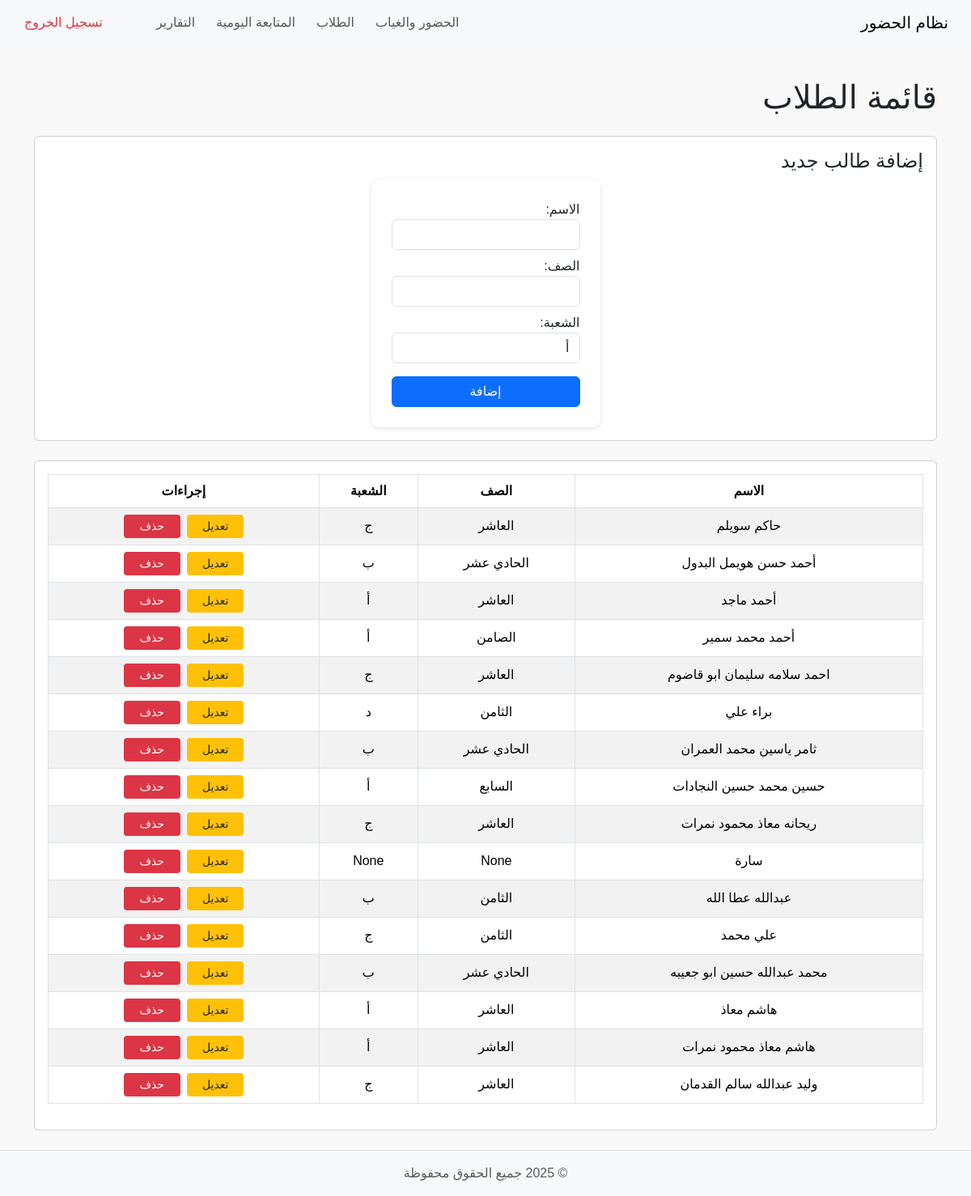
The page /students (signed in) on the database as committed earlier.
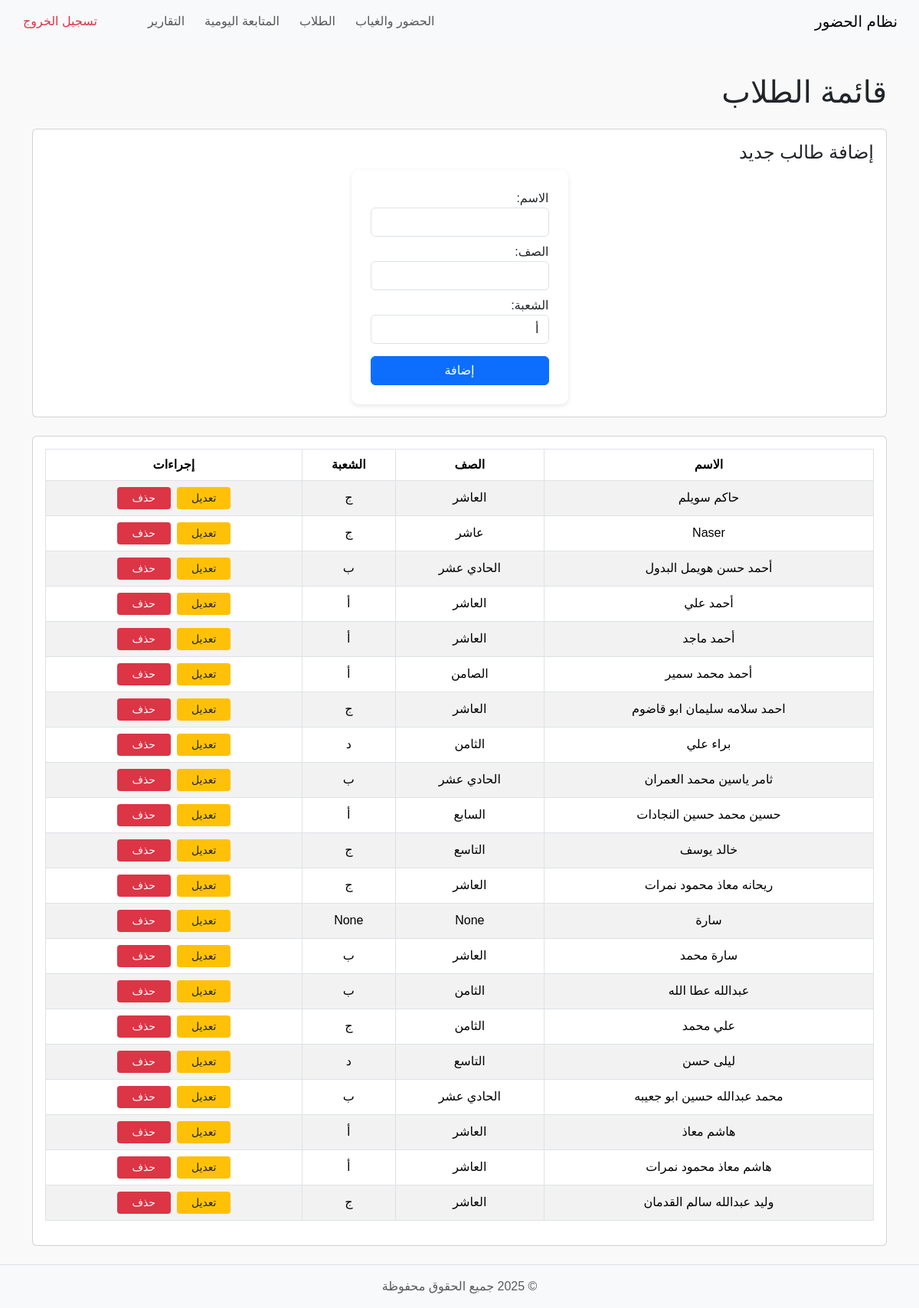
The same page on the database as committed later.
### tables this page shows
CREATE TABLE students (
    id INTEGER PRIMARY KEY AUTOINCREMENT,
    student_name TEXT NOT NULL,
    username TEXT,
    password TEXT
, class_name TEXT, section TEXT);

### app.py (the view, shortened to what this page needs)
@app.route('/students', methods=['GET', 'POST'])
@login_required
def students_page():
    conn = get_db_connection()
    students_list = conn.execute('SELECT * FROM students ORDER BY student_name').fetchall()
    conn.close()
    return render_template('students.html', students=students_list)

### app.py (called while the page is built)
def get_db_connection():
    conn = sqlite3.connect('attendance.db')  # قاعدة البيانات القديمة
    conn.row_factory = sqlite3.Row
    return conn

def login_required(f):
    @wraps(f)
    def decorated_function(*args, **kwargs):
        if 'user' not in session:
            return redirect(url_for('login'))
        return f(*args, **kwargs)
    return decorated_function

### templates/students.html (shortened to what this page needs)
{% include 'partials/header.html' %}
{% include 'partials/navbar.html' %}
<div class="container mt-4">
    <h1 class="mb-4">قائمة الطلاب</h1>
    <div class="card mb-4 p-3">
        <h4>إضافة طالب جديد</h4>
        <form method="POST" id="addStudentForm">
            <div class="mb-2">
                <label>الاسم:</label>
                <input type="text" name="student_name" required class="form-control">
            </div>
            <div class="mb-2">
                <label>الصف:</label>
                <input type="text" name="class_name" required class="form-control">
            </div>
            <div class="mb-2">
                <label>الشعبة:</label>
                <select name="section" required class="form-control">
                    <option value="أ">أ</option>
                </select>
            </div>
            <button type="submit" class="btn btn-primary mt-2">إضافة</button>
        </form>
    </div>
    <div class="card p-3">
        <table class="table table-bordered table-striped">
            <thead>
                <tr>
                    <th>الاسم</th>
                    <th>الصف</th>
                    <th>الشعبة</th>
                    <th>إجراءات</th>
                </tr>
            </thead>
            <tbody>
                {% for student in students %}
                <tr data-student-id="{{ student.id }}">
                    <td class="name">{{ student.student_name }}</td>
                    <td class="class">{{ student.class_name }}</td>
                    <td class="section">{{ student.section }}</td>
                    <td>
                        <button class="btn btn-sm btn-warning editBtn">تعديل</button>
                        <button class="btn btn-sm btn-danger deleteBtn">حذف</button>
                    </td>
                </tr>
                {% endfor %}
            </tbody>
        </table>
    </div>
</div>
{% include 'partials/footer.html' %}

### templates/partials/header.html (shortened to what this page needs)
<!DOCTYPE html>
<html lang="ar">
<head>
    <link href="https://cdn.jsdelivr.net/npm/bootstrap@5.3.2/dist/css/bootstrap.min.css" rel="stylesheet">
    <link type="text/css" rel="stylesheet" href="https://cdn.jsdelivr.net/npm/jsgrid@1.5.3/dist/jsgrid.min.css" />
    <link type="text/css" rel="stylesheet" href="https://cdn.jsdelivr.net/npm/jsgrid@1.5.3/dist/jsgrid-theme.min.css" />
    <link rel="stylesheet" href="{{ url_for('static', filename='css/style.css') }}?v=1.0">
</head>
<body>

### templates/partials/navbar.html (shortened to what this page needs)
<nav class="navbar navbar-expand-lg navbar-light bg-light mb-3">
  <div class="container-fluid">
    <a class="navbar-brand" href="{{ url_for('dashboard') }}">نظام الحضور</a>
    <div class="collapse navbar-collapse" id="navbarNav">
      <ul class="navbar-nav me-auto mb-2 mb-lg-0">
        <li class="nav-item">
          <a class="nav-link" href="{{ url_for('dashboard') }}">الحضور والغياب</a>
        </li>
        <li class="nav-item">
          <a class="nav-link" href="{{ url_for('students_page') }}">الطلاب</a>
        </li>
        <li class="nav-item">
          <a class="nav-link" href="{{ url_for('tracking_page') }}">المتابعة اليومية</a>
        </li>
        <li class="nav-item">
          <a class="nav-link" href="{{ url_for('reports_page') }}">التقارير</a>
        </li>
      </ul>
      {% if session.get('user') %}
      <ul class="navbar-nav">
        <li class="nav-item">
          <a class="nav-link text-danger" href="{{ url_for('logout') }}">تسجيل الخروج</a>
        </li>
      </ul>
      {% endif %}
    </div>
  </div>
</nav>

### templates/partials/footer.html (shortened to what this page needs)
<footer class="bg-light text-center text-muted py-3 mt-4 border-top">
    © 2025 جميع الحقوق محفوظة
</footer>
</body>
</html>

### static/css/style.css (style rules this page uses)
html, body { height: 100%; margin: 0; padding: 0; }
body { font-family: 'Tajawal', sans-serif; background-color: #f9f9f9; direction: rtl; text-align: right; display: flex; flex-direction: column; min-height: 100vh; }
.navbar { width: 100% !important; padding-left: 0 !important; padding-right: 0 !important; }
.navbar .nav-link { margin-left: 10px; }
table { width: 100%; border-collapse: collapse; direction: rtl; }
th, td { text-align: center; padding: 10px; vertical-align: middle; }
th { background-color: #f8f9fa; }
td button { min-width: 70px; margin: 0 2px; }
.btn-warning { background-color: #ffc107; border: none; color: #212529; }
.btn-danger { background-color: #dc3545; border: none; }
footer { background-color: #f8f9fa; color: #6c757d; text-align: center; padding: 15px 0; border-top: 1px solid #dee2e6; width: 100%; margin-top: 50px; }
form { max-width: 400px; margin: 0 auto; background-color: #fff; padding: 25px; border-radius: 10px; box-shadow: 0 2px 6px rgba(0,0,0,0.1); }
form button { width: 100%; padding: 10px; margin-top: 10px; }

Rows that differ between the two databases and show on the page:
added students: student_name "Naser", class_name "عاشر", section "ج"
added students: student_name "أحمد علي", class_name "العاشر", section "أ"
added students: student_name "خالد يوسف", class_name "التاسع", section "ج"
added students: student_name "سارة محمد", class_name "العاشر", section "ب"
added students: student_name "ليلى حسن", class_name "التاسع", section "د"
